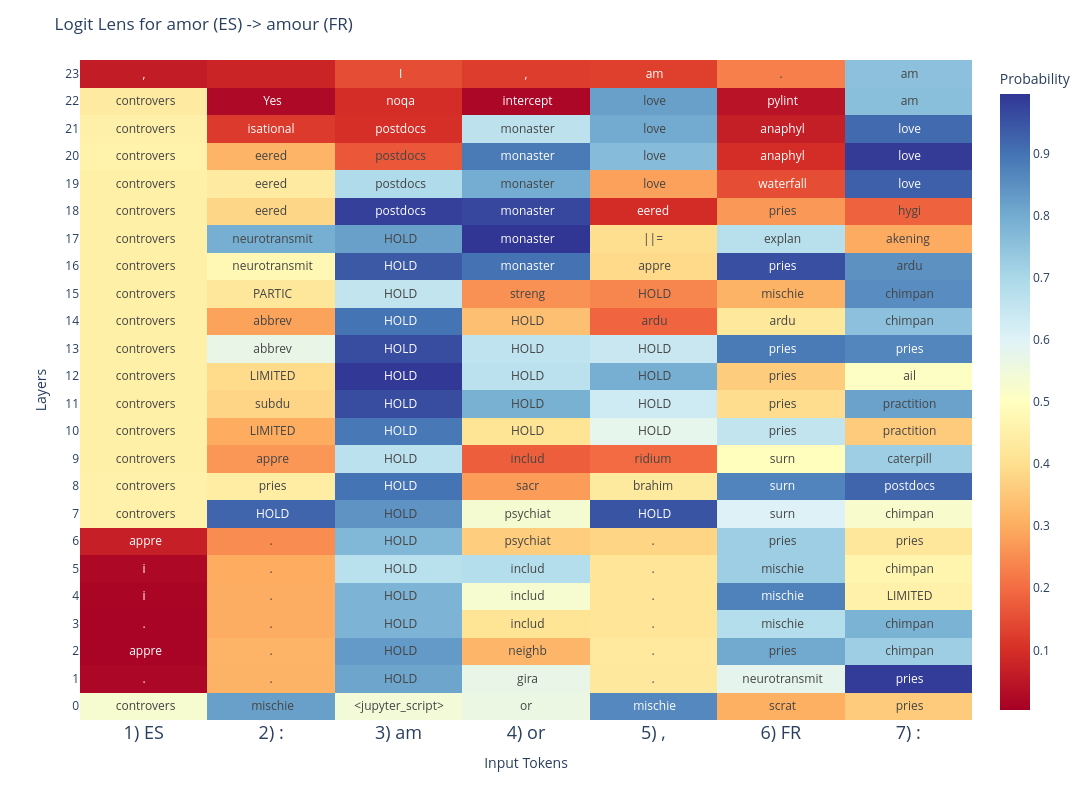

Notebook code for this chart:
### Code cell
import torch
import plotly.express as px

prompt = "ES: amor, FR:"

layer_range = list(range(len(model.model.layers)))

decoded_layers = []
with model.trace(prompt):
    for layer_idx in layer_range:
        layer_act = model.model.layers[layer_idx].output
        layer_act = model.model.norm(layer_act)
        
        layer_logits = unembed_layer(layer_act)
        
        decoded_layer = torch.nn.functional.softmax(layer_logits, dim=-1)
        decoded_layers.append(decoded_layer.save())
        
decoded_layers = torch.cat(decoded_layers)

probabilities, decoded_tokens = decoded_layers.max(dim=-1)

decoded_tokens = [
    [model.tokenizer.decode(t.item()) for t in layer_tokens]
    for layer_tokens in decoded_tokens
]

input_tokens = [t.replace('Ġ', '') for t in model.tokenizer.tokenize(prompt)]

fig = px.imshow(
    probabilities.detach().cpu().float().numpy(),
    x=[f"{i+1}) {t}" for i, t in enumerate(input_tokens)],
    y=layer_range,
    origin="lower", # make 0 at the bottom
    color_continuous_scale=px.colors.diverging.RdYlBu,
    color_continuous_midpoint=0.50,
    text_auto=True,
    labels=dict(x="Input Tokens", y="Layers", color="Probability")
)

# prettify
fig.update_layout(
    title='Logit Lens for amor (ES) -> amour (FR)',
    xaxis_tickangle=0,
    width=1200,
    height=800
)

fig.update_xaxes(tickfont_size=18) 
fig.update_yaxes(tickvals=layer_range)
fig.update_traces(text=decoded_tokens, texttemplate="%{text}")

fig.show()

### Figure 1 — Plotly figure (JSON) as saved in the notebook; plotly's stock layout.template omitted (floating-point values rounded to 4 significant figures; data arrays with more than 128 entries replaced by an {"elided": "..."} marker saying what was removed)
{"data": [{"coloraxis": "coloraxis", "hovertemplate": "Input Tokens: %{x}<br>Layers: %{y}<br>Probability: %{z}<extra></extra>", "name": "0", "text": {"elided": "24x7 str values"}, "texttemplate": "%{text}", "type": "heatmap", "x": ["1) ES", "2) :", "3) am", "4) or", "5) ,", "6) FR", "7) :"], "xaxis": "x", "y": [0, 1, 2, 3, 4, 5, 6, 7, 8, 9, 10, 11, 12, 13, 14, 15, 16, 17, 18, 19, 20, 21, 22, 23], "yaxis": "y", "z": {"elided": "24x7 float values"}}], "layout": {"coloraxis": {"cmid": 0.5, "colorbar": {"title": {"text": "Probability"}}, "colorscale": [[0, "rgb(165,0,38)"], [0.1, "rgb(215,48,39)"], [0.2, "rgb(244,109,67)"], [0.3, "rgb(253,174,97)"], [0.4, "rgb(254,224,144)"], [0.5, "rgb(255,255,191)"], [0.6, "rgb(224,243,248)"], [0.7, "rgb(171,217,233)"], [0.8, "rgb(116,173,209)"], [0.9, "rgb(69,117,180)"], [1, "rgb(49,54,149)"]]}, "height": 800, "margin": {"t": 60}, "title": {"text": "Logit Lens for amor (ES) -> amour (FR)"}, "width": 1200, "xaxis": {"anchor": "y", "constrain": "domain", "domain": [0, 1], "scaleanchor": "y", "tickangle": 0, "tickfont": {"size": 18}, "title": {"text": "Input Tokens"}}, "yaxis": {"anchor": "x", "autorange": true, "constrain": "domain", "domain": [0, 1], "tickvals": [0, 1, 2, 3, 4, 5, 6, 7, 8, 9, 10, 11, 12, 13, 14, 15, 16, 17, 18, 19, 20, 21, 22, 23], "title": {"text": "Layers"}}}}
